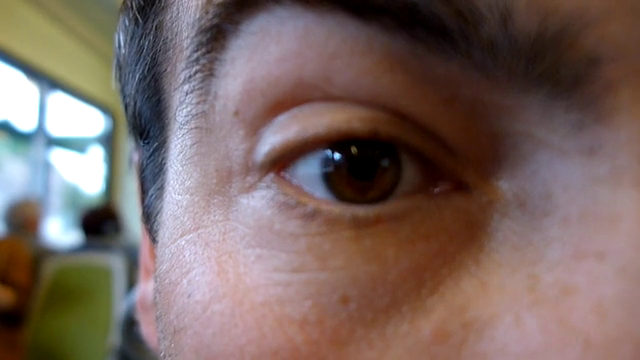
#> input picture frame 15 of Exercises/EyeMotionTracking/eye_motion.mp4, 640 x 360 px, given in place of car.mp4, which was not available
$ python background_subtraction_ready_function.py
#> lines starting #> are read from the running program, lines starting #| are printed output that depends on the picture; after the words box and inside, x2 and y2 are one past the last pixel; in counts of white or black regions, pixels touching at a corner belong together; pictures that were not available may be replaced by others from this repository, and a replacement may not be noted
import cv2
import numpy as np

cap = cv2.VideoCapture("car.mp4")
subtractor = cv2.createBackgroundSubtractorMOG2(history=100, varThreshold=20, detectShadows=True)

while 1:
    _, frame = cap.read()
#> frame is the input picture: shape (360, 640, 3); mean B, G, R 97.9, 102.8, 121.2
    frame = cv2.resize(frame, (640, 480))
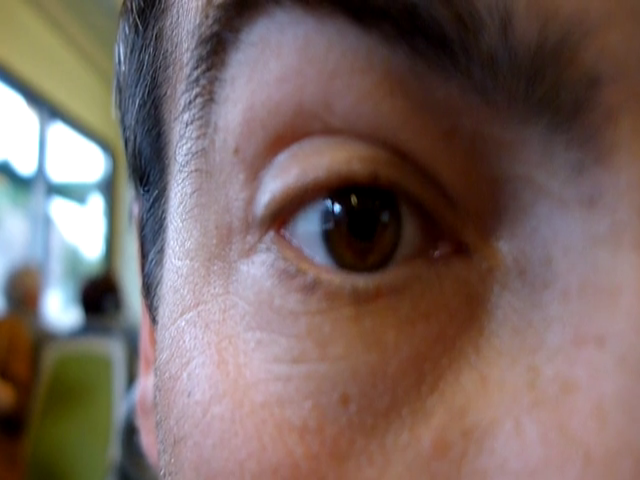
#> frame: shape (480, 640, 3); mean B, G, R 97.9, 102.8, 121.2
    mask = subtractor.apply(frame)
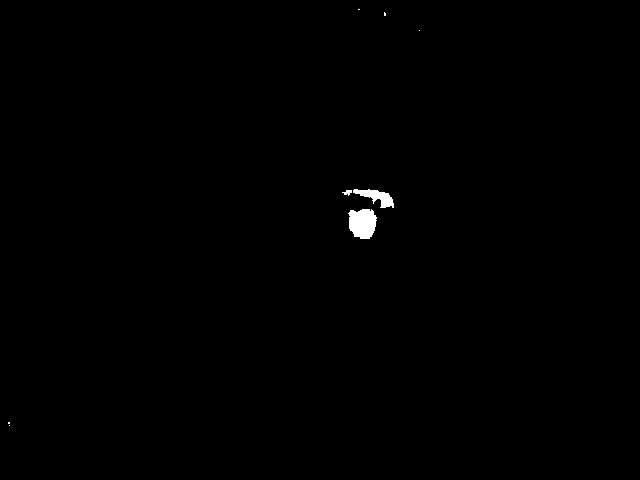
#> mask: shape (480, 640); values 127 (black) and 255 (white), 0.36% white; 8 white regions (5 under 20 px), largest, box (x1, y1, x2, y2) and area: (348, 209, 377, 239) 689, (353, 189, 394, 208) 369, (342, 190, 352, 196) 34
    kernel = np.ones((5, 5), np.uint8)
    mask = cv2.erode(mask, kernel)
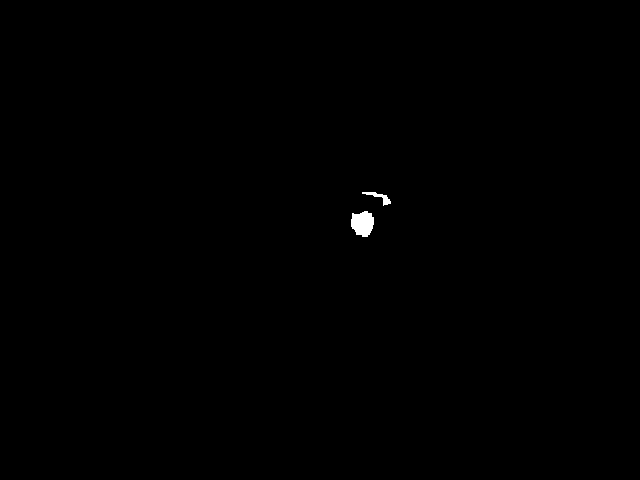
#> mask: shape (480, 640); values 127 (black) and 255 (white), 0.19% white; 2 white regions, box (x1, y1, x2, y2) and area: (351, 211, 374, 237) 458, (362, 192, 391, 206) 128

    cv2.imshow("Frame", frame)
    cv2.imshow("Mask", mask)

    if cv2.waitKey(20) & 0xFF == ord('q'):
#> (key q is pressed here)
        break

cap.release()
cv2.destroyAllWindows()
